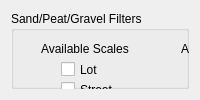
         <widget class="QWidget" name="page_12">
          <layout class="QGridLayout" name="gridLayout_12">
           <item row="0" column="0">
            <widget class="QGroupBox" name="SF_inputgroup">
             <property name="title">
              <string>Sand/Peat/Gravel Filters</string>
             </property>
             <widget class="QCheckBox" name="checkBox_50">
              <property name="geometry">
               <rect>
                <x>180</x>
                <y>90</y>
                <width>101</width>
                <height>17</height>
               </rect>
              </property>
              <property name="text">
               <string>Harvesting</string>
              </property>
             </widget>
             <widget class="QCheckBox" name="checkBox_51">
              <property name="geometry">
               <rect>
                <x>50</x>
                <y>50</y>
                <width>70</width>
                <height>17</height>
               </rect>
              </property>
              <property name="text">
               <string>Lot</string>
              </property>
             </widget>
             <widget class="QCheckBox" name="checkBox_52">
              <property name="enabled">
               <bool>false</bool>
              </property>
              <property name="geometry">
               <rect>
                <x>50</x>
                <y>110</y>
                <width>101</width>
                <height>17</height>
               </rect>
              </property>
              <property name="text">
               <string>City-scale</string>
              </property>
             </widget>
             <widget class="QCheckBox" name="checkBox_53">
              <property name="geometry">
               <rect>
                <x>180</x>
                <y>50</y>
                <width>121</width>
                <height>17</height>
               </rect>
              </property>
              <property name="text">
               <string>Flood Mitigation</string>
              </property>
             </widget>
             <widget class="QLabel" name="label_40">
              <property name="geometry">
               <rect>
                <x>170</x>
                <y>30</y>
                <width>141</width>
                <height>16</height>
               </rect>
              </property>
              <property name="text">
               <string>Available Applications</string>
              </property>
             </widget>
             <widget class="QCheckBox" name="checkBox_54">
              <property name="geometry">
               <rect>
                <x>180</x>
                <y>70</y>
                <width>91</width>
                <height>17</height>
               </rect>
              </property>
              <property name="text">
               <string>Treatment</string>
              </property>
             </widget>
             <widget class="QLabel" name="label_41">
              <property name="geometry">
               <rect>
                <x>360</x>
                <y>10</y>
                <width>101</width>
                <height>141</height>
               </rect>
              </property>
              <property name="text">
               <string/>
              </property>
              <property name="pixmap">
               <pixmap>../../../../../../tech_sandfilter.png</pixmap>
              </property>
             </widget>
             <widget class="QLabel" name="label_42">
              <property name="geometry">
               <rect>
                <x>30</x>
                <y>30</y>
                <width>101</width>
                <height>16</height>
               </rect>
              </property>
              <property name="text">
               <string>Available Scales</string>
              </property>
             </widget>
             <widget class="QCheckBox" name="checkBox_55">
              <property name="geometry">
               <rect>
                <x>50</x>
                <y>90</y>
                <width>101</width>
                <height>17</height>
               </rect>
              </property>
              <property name="text">
               <string>Neighbourhood</string>
              </property>
             </widget>
             <widget class="QCheckBox" name="checkBox_56">
              <property name="geometry">
               <rect>
                <x>50</x>
                <y>70</y>
                <width>70</width>
                <height>17</height>
               </rect>
              </property>
              <property name="text">
               <string>Street</string>
              </property>
             </widget>
             <widget class="QCheckBox" name="checkBox_57">
              <property name="enabled">
               <bool>false</bool>
              </property>
              <property name="geometry">
               <rect>
                <x>180</x>
                <y>110</y>
                <width>141</width>
                <height>17</height>
               </rect>
              </property>
              <property name="text">
               <string>Microclimate Control</string>
              </property>
             </widget>
            </widget>
           </item>
          </layout>
         </widget>
